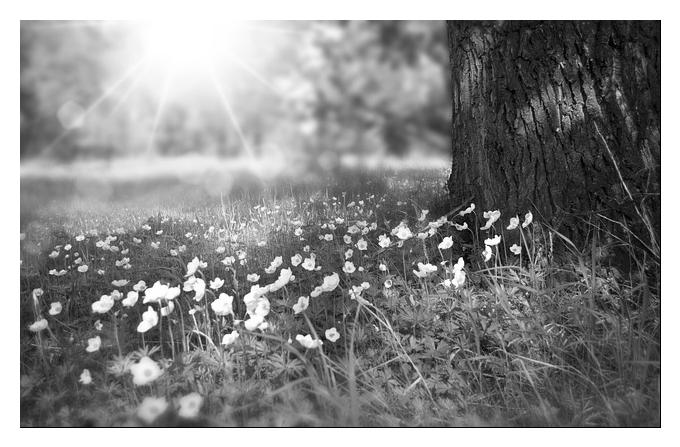
#> input picture output_image.jpg, 680 x 447 px
$ python test.py
#> lines starting #> are read from the running program, lines starting #| are printed output that depends on the picture
#> the answer given: output_image.jpg
from PIL import Image, ImageFilter, ImageDraw

def load_image(file_path):
#> called with file_path = 'output_image.jpg'
    return Image.open(file_path)
#> returned value is the input picture: PIL image 680x447 L; min 0, max 255, mean 138.1

def save_image(image, output_path):
    image.save(output_path)

def apply_instagram_filter(image):
    return image.filter(ImageFilter.SMOOTH)

def apply_black_and_white_art_filter(image):
    return image.convert("L")

def rotate_image(image, angle):
    return image.rotate(angle)

def resize_image(image, width):
    original_width, original_height = image.size
    ratio = width / original_width
    new_height = int(original_height * ratio)
    return image.resize((width, new_height))

def apply_polaroid_frame(image):
    width, height = image.size

    # Opprett en hvit ramme med avrundede hjørner
    frame_size = 20
    frame = Image.new("RGB", (width + 2 * frame_size, height + 2 * frame_size), "white")
    draw = ImageDraw.Draw(frame)
    draw.rectangle([0, 0, width + 2 * frame_size, height + 2 * frame_size], outline=None, fill="white", width=0)
    draw.rectangle([frame_size, frame_size, width + frame_size, height + frame_size], outline="black", width=3)

    # Plasser bildet inni rammen
    frame.paste(image, (frame_size, frame_size))

    return frame

def main():
    print("Welcome to Image Manipulation CLI App!")
    input_image_path = input("Enter the path of the image you want to process: ")

    image = load_image(input_image_path)

    while True:
        print("\nChoose an operation:")
        print("1. Apply Instagram Filter")
        print("2. Apply Black & White Art Filter")
        print("3. Rotate Image")
        print("4. Resize Image")
        print("5. Apply Polaroid Frame")
        print("6. Exit")

        choice = input("Enter the operation number: ")

        if choice == '1':
            image = apply_instagram_filter(image)
        elif choice == '2':
            image = apply_black_and_white_art_filter(image)
        elif choice == '3':
            angle = int(input("Enter rotation angle (90, -90, or 180): "))
            image = rotate_image(image, angle)
        elif choice == '4':
            width = int(input("Enter the desired width: "))
            image = resize_image(image, width)
        elif choice == '5':
            image = apply_polaroid_frame(image)
        elif choice == '6':
            print("Exiting...")
            break
        else:
            print("Invalid choice. Please enter a valid operation.")
#> this loop made 6 passes; the answer given on pass 1: 1
#> pass 3, in main, `image = apply_instagram_filter(image)`:
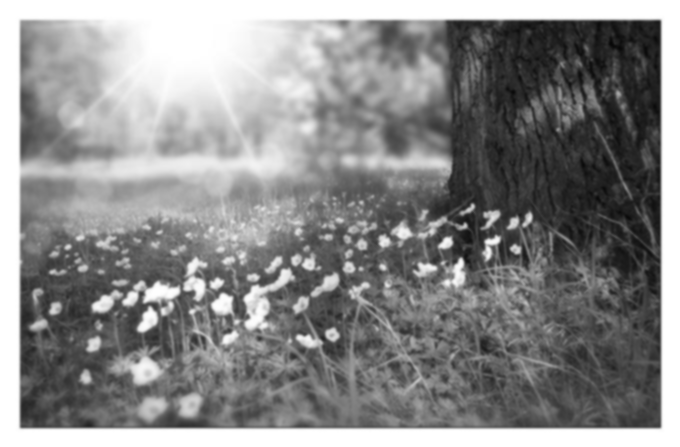
#> image: PIL image 680x447 L; min 7, max 255, mean 138.1

    print("Saving the final image...")
    save_image(image, "output_image.jpg")
    print("Image saved successfully!")

if __name__ == "__main__":
#> (the run stopped early here; a loop or call above may not have finished)
